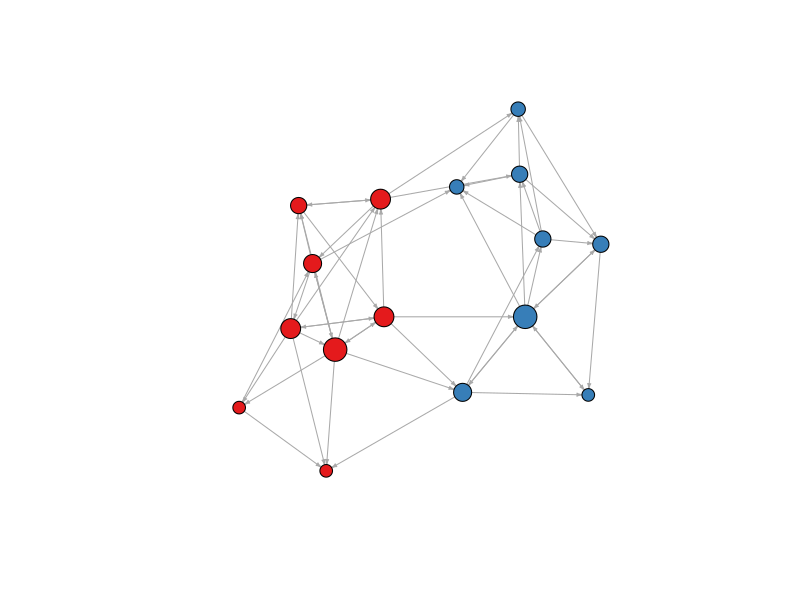
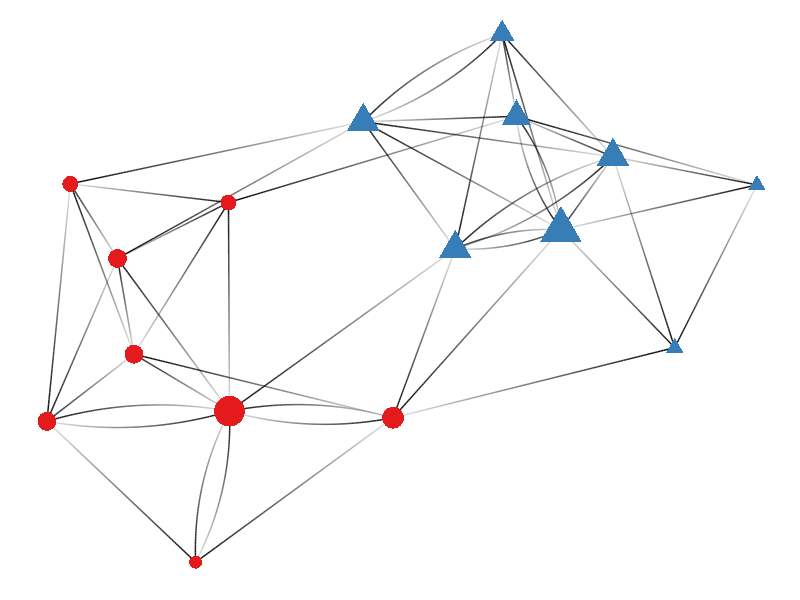

Recreate these plots in R, in order. (Note: this script raises an error after producing the figures.)
rm(list=ls())
library("igraph")
library('RColorBrewer')
set.seed(6886)

#### stoch equiv
# adjMat = matrix(0, nrow=20, ncol=20)
adjMat = matrix(0, nrow=16, ncol=16)
high = 1:8
oth = 9:16
# med = 5:11
# low = 12:16
# oth = 17:20

adjMat[high,high] = rbinom(length(adjMat[high,high]), 1, .4) # high-high
# adjMat[med,med] = rbinom(length(adjMat[med,med]), 1, .6) # med-med
# adjMat[low,low] = rbinom(length(adjMat[low,low]), 1, .6) # low-low
adjMat[oth,oth] = rbinom(length(adjMat[oth,oth]), 1, .4) # low-low

# adjMat[high,med] = rbinom(length(adjMat[high,med]), 1, .2) # high - med
# adjMat[med,high] = rbinom(length(adjMat[med,high]), 1, .25) # med - high

# adjMat[low,high] = rbinom(length(adjMat[low,high]), 1, .0) # low - high
# adjMat[high,low] = rbinom(length(adjMat[high,low]), 1, .0) # high - low

# adjMat[med,low] = rbinom(length(adjMat[med,low]), 1, .1) # med - low
# adjMat[low,med] = rbinom(length(adjMat[low,med]), 1, .3) # low - med

adjMat[oth,high] = rbinom(length(adjMat[oth,high]), 1, .05) # med - high
adjMat[high,oth] = rbinom(length(adjMat[high,oth]), 1, .05) # med - high

# adjMat[oth,low] = rbinom(length(adjMat[oth,low]), 1, .15) # med - low
# adjMat[low,oth] = rbinom(length(adjMat[low,oth]), 1, .15) # med - low

# adjMat[oth,med] = rbinom(length(adjMat[oth,med]), 1, 0) # med - med
# adjMat[med,oth] = rbinom(length(adjMat[med,oth]), 1, 0) # med - med


# # oops undirected
# adjMat[lower.tri(adjMat)] = 0
# adjMat[lower.tri(adjMat)] = t(adjMat)[lower.tri(adjMat)]
# g = graph_from_adjacency_matrix(adjMat, mode='undirected', weighted=NULL, diag=FALSE)

g = graph_from_adjacency_matrix(adjMat, mode='directed', weighted=NULL, diag=FALSE)

# layout
hl=layout.norm(layout_nicely(graph_from_adjacency_matrix(adjMat[high,high], mode='directed', weighted=NULL, diag=FALSE)), 0, .3, .8, 1)
ol=layout.norm(layout_nicely(graph_from_adjacency_matrix(adjMat[oth,oth], mode='directed', weighted=NULL, diag=FALSE)), .7, 1, .8, 1)
# ml=layout.norm(layout_nicely(graph_from_adjacency_matrix(adjMat[med,med], mode='directed', weighted=NULL, diag=FALSE)), 0, .3, 0, .4)
# ll=layout.norm(layout_nicely(graph_from_adjacency_matrix(adjMat[low,low], mode='directed', weighted=NULL, diag=FALSE)), .7, 1, 0, .4)
l = rbind(hl,ol
	# ,ml,ll
	)

# color by class
ccols = brewer.pal(2, 'Set1')
V(g)$color = c(
	rep(ccols[1], length(high)), 
	rep(ccols[2], length(oth))
	# , rep(ccols[3], length(med)), rep(ccols[4], length(low))
	)

#


# plot save
# fName = paste0('~/Research/netsMatter/paper/stochEquivNet.pdf') ; pdf(file=fName, width=7.5, height=3)
plot(g, 
	vertex.label=NA, 
	vertex.color=V(g)$color, 
	# layout=l,
	edge.arrow.size=.25,
	vertex.size=degree(g)+3
	# asp=TRUE
	)
# dev.off() ; system( paste0('pdfcrop ', fName, ' ', fName) )
# system( paste0('open ', fName, ' ', fName) )

library(ggraph)

V(g)$nSize = degree(g)

set.seed(6886)
ggNet=ggraph(g, layout='nicely') + 
    geom_edge_fan(aes(alpha = ..index..), show.legend = FALSE) + 
    geom_node_point(aes(color=color, shape=color), size=V(g)$nSize) + 
    scale_color_manual(values=ccols) +
    theme_bw() + 
    theme(
    	axis.ticks=element_blank(),
    	axis.text = element_blank(),
    	axis.title = element_blank(),
    	panel.border=element_blank(),
    	legend.position = 'none',
    	panel.grid = element_blank()
    	)
ggNet

ggsave(ggNet, file=paste0('~/Research/netsMatter/paper/stochEquiv.pdf'), width=8, height=4)
